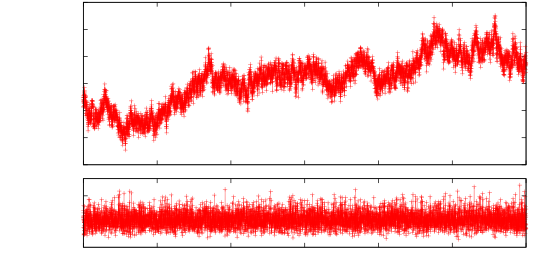

The gnuplot source for this figure:
clear
reset
file = "laserstabilitaet_b_iScan"
datafile = sprintf('../dat/%s.dat',file)

starttime = 488507320

set term push
set term epslatex color 10 size 14cm, 7cm
set out sprintf('%s.tex',file)
set multiplot



#set fit errorvariables
#set dummy f
#f(x)=a*x+b
#b=14
#a=0.02
#fit f(x) datafile using 1:2:3 via a,b
#set label 1 sprintf('$\chi^2_{\mathrm{red}} = %.4f$',FIT_WSSR/FIT_NDF) at graph 0.90, 0.90


set origin 0, 0.4
set size 1, 0.6
set bmargin 0
set tmargin 0.2
set lmargin 10
unset key
unset xlabel
set format x ""
#set xlabel 'Zeit [min]'
set ylabel 'relative Frequenz [MHz]' 0,1
set samples 100000
set xrange [0:120]
plot datafile using (($1-starttime)/60000):4 with linespoints


set origin 0, 0.0
set size 1, 0.4
set tmargin 1
set bmargin 2
set format x "%g"
unset key
set xlabel 'Zeit [min]' 0,0.5
set ylabel 'Jitter [MHz]' 1,0
set ytic 0.5,0.5,1.5
set samples 100000
set xrange [0:120]
set yrange [0:2]
plot datafile using (($1-starttime)/60000):2 with linespoints

unset multiplot
unset out
